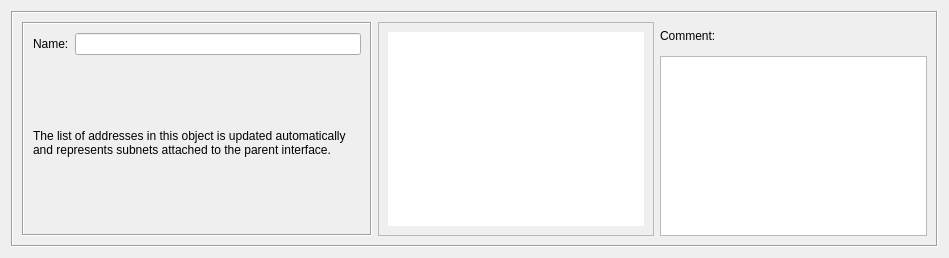
<?xml version="1.0" encoding="UTF-8"?>
<ui version="4.0">
 <class>AttachedNetworksDialog_q</class>
 <widget class="QWidget" name="AttachedNetworksDialog_q">
  <property name="enabled">
   <bool>true</bool>
  </property>
  <property name="geometry">
   <rect>
    <x>0</x>
    <y>0</y>
    <width>949</width>
    <height>258</height>
   </rect>
  </property>
  <property name="sizePolicy">
   <sizepolicy hsizetype="Minimum" vsizetype="Minimum">
    <horstretch>0</horstretch>
    <verstretch>0</verstretch>
   </sizepolicy>
  </property>
  <property name="windowTitle">
   <string>Network</string>
  </property>
  <layout class="QGridLayout" name="gridLayout">
   <item row="0" column="0">
    <widget class="QFrame" name="frame7">
     <property name="sizePolicy">
      <sizepolicy hsizetype="Expanding" vsizetype="Expanding">
       <horstretch>0</horstretch>
       <verstretch>0</verstretch>
      </sizepolicy>
     </property>
     <property name="frameShape">
      <enum>QFrame::Box</enum>
     </property>
     <property name="frameShadow">
      <enum>QFrame::Sunken</enum>
     </property>
     <layout class="QGridLayout" name="gridLayout_3">
      <item row="0" column="0" rowspan="2">
       <widget class="QFrame" name="object_attributes">
        <property name="sizePolicy">
         <sizepolicy hsizetype="Fixed" vsizetype="Expanding">
          <horstretch>0</horstretch>
          <verstretch>0</verstretch>
         </sizepolicy>
        </property>
        <property name="minimumSize">
         <size>
          <width>350</width>
          <height>0</height>
         </size>
        </property>
        <property name="maximumSize">
         <size>
          <width>350</width>
          <height>16777215</height>
         </size>
        </property>
        <property name="frameShape">
         <enum>QFrame::Box</enum>
        </property>
        <property name="frameShadow">
         <enum>QFrame::Sunken</enum>
        </property>
        <layout class="QGridLayout" name="gridLayout_4">
         <item row="0" column="0">
          <widget class="QLabel" name="textLabel1">
           <property name="text">
            <string>Name:</string>
           </property>
           <property name="wordWrap">
            <bool>false</bool>
           </property>
          </widget>
         </item>
         <item row="0" column="1">
          <widget class="QLineEdit" name="obj_name">
           <property name="sizePolicy">
            <sizepolicy hsizetype="Preferred" vsizetype="Fixed">
             <horstretch>200</horstretch>
             <verstretch>0</verstretch>
            </sizepolicy>
           </property>
           <property name="minimumSize">
            <size>
             <width>0</width>
             <height>0</height>
            </size>
           </property>
          </widget>
         </item>
         <item row="1" column="1">
          <spacer>
           <property name="orientation">
            <enum>Qt::Vertical</enum>
           </property>
           <property name="sizeType">
            <enum>QSizePolicy::Expanding</enum>
           </property>
           <property name="sizeHint" stdset="0">
            <size>
             <width>20</width>
             <height>5</height>
            </size>
           </property>
          </spacer>
         </item>
         <item row="2" column="0" colspan="2">
          <widget class="QLabel" name="label">
           <property name="text">
            <string>The list of addresses in this object is updated automatically and represents subnets attached to the parent interface.</string>
           </property>
           <property name="wordWrap">
            <bool>true</bool>
           </property>
          </widget>
         </item>
         <item row="3" column="1">
          <spacer name="verticalSpacer">
           <property name="orientation">
            <enum>Qt::Vertical</enum>
           </property>
           <property name="sizeHint" stdset="0">
            <size>
             <width>20</width>
             <height>48</height>
            </size>
           </property>
          </spacer>
         </item>
        </layout>
       </widget>
      </item>
      <item row="0" column="1" rowspan="2">
       <widget class="QFrame" name="frame">
        <property name="frameShape">
         <enum>QFrame::StyledPanel</enum>
        </property>
        <property name="frameShadow">
         <enum>QFrame::Raised</enum>
        </property>
        <layout class="QGridLayout" name="gridLayout_2">
         <item row="0" column="0">
          <widget class="QListWidget" name="addresses">
           <property name="frameShape">
            <enum>QFrame::NoFrame</enum>
           </property>
           <property name="frameShadow">
            <enum>QFrame::Plain</enum>
           </property>
          </widget>
         </item>
        </layout>
       </widget>
      </item>
      <item row="0" column="2">
       <widget class="QLabel" name="textLabel2">
        <property name="text">
         <string>Comment:</string>
        </property>
        <property name="wordWrap">
         <bool>false</bool>
        </property>
       </widget>
      </item>
      <item row="1" column="2">
       <widget class="TextEditWidget" name="comment">
        <property name="sizePolicy">
         <sizepolicy hsizetype="Expanding" vsizetype="Expanding">
          <horstretch>0</horstretch>
          <verstretch>0</verstretch>
         </sizepolicy>
        </property>
        <property name="minimumSize">
         <size>
          <width>200</width>
          <height>0</height>
         </size>
        </property>
        <property name="maximumSize">
         <size>
          <width>16777215</width>
          <height>180</height>
         </size>
        </property>
        <property name="tabChangesFocus">
         <bool>true</bool>
        </property>
       </widget>
      </item>
     </layout>
    </widget>
   </item>
  </layout>
 </widget>
 <customwidgets>
  <customwidget>
   <class>TextEditWidget</class>
   <extends>QTextEdit</extends>
   <header>TextEditWidget.h</header>
  </customwidget>
 </customwidgets>
 <tabstops>
  <tabstop>obj_name</tabstop>
  <tabstop>comment</tabstop>
 </tabstops>
 <resources>
  <include location="MainRes.qrc"/>
 </resources>
 <connections>
  <connection>
   <sender>obj_name</sender>
   <signal>editingFinished()</signal>
   <receiver>AttachedNetworksDialog_q</receiver>
   <slot>changed()</slot>
   <hints>
    <hint type="sourcelabel">
     <x>20</x>
     <y>20</y>
    </hint>
    <hint type="destinationlabel">
     <x>20</x>
     <y>20</y>
    </hint>
   </hints>
  </connection>
  <connection>
   <sender>comment</sender>
   <signal>textChanged()</signal>
   <receiver>AttachedNetworksDialog_q</receiver>
   <slot>changed()</slot>
   <hints>
    <hint type="sourcelabel">
     <x>20</x>
     <y>20</y>
    </hint>
    <hint type="destinationlabel">
     <x>20</x>
     <y>20</y>
    </hint>
   </hints>
  </connection>
 </connections>
</ui>
